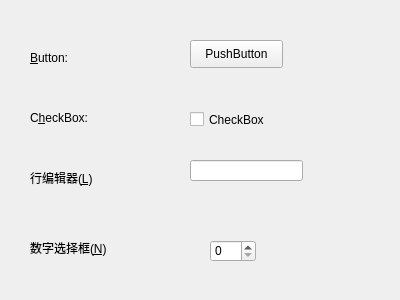
<?xml version="1.0" encoding="UTF-8"?>
<ui version="4.0">
 <class>MyWidget</class>
 <widget class="QWidget" name="MyWidget">
  <property name="geometry">
   <rect>
    <x>0</x>
    <y>0</y>
    <width>400</width>
    <height>300</height>
   </rect>
  </property>
  <property name="windowTitle">
   <string>MyWidget</string>
  </property>
  <widget class="QLabel" name="label">
   <property name="geometry">
    <rect>
     <x>30</x>
     <y>50</y>
     <width>72</width>
     <height>15</height>
    </rect>
   </property>
   <property name="text">
    <string>&amp;Button:</string>
   </property>
   <property name="buddy">
    <cstring>pushButton</cstring>
   </property>
  </widget>
  <widget class="QLabel" name="label_2">
   <property name="geometry">
    <rect>
     <x>30</x>
     <y>110</y>
     <width>72</width>
     <height>15</height>
    </rect>
   </property>
   <property name="text">
    <string>C&amp;heckBox:</string>
   </property>
   <property name="buddy">
    <cstring>checkBox</cstring>
   </property>
  </widget>
  <widget class="QLabel" name="label_3">
   <property name="geometry">
    <rect>
     <x>30</x>
     <y>170</y>
     <width>91</width>
     <height>16</height>
    </rect>
   </property>
   <property name="text">
    <string>行编辑器(&amp;L)</string>
   </property>
   <property name="buddy">
    <cstring>lineEdit</cstring>
   </property>
  </widget>
  <widget class="QLabel" name="label_4">
   <property name="geometry">
    <rect>
     <x>30</x>
     <y>240</y>
     <width>111</width>
     <height>16</height>
    </rect>
   </property>
   <property name="text">
    <string>数字选择框(&amp;N)</string>
   </property>
   <property name="buddy">
    <cstring>spinBox</cstring>
   </property>
  </widget>
  <widget class="QPushButton" name="pushButton">
   <property name="geometry">
    <rect>
     <x>190</x>
     <y>40</y>
     <width>93</width>
     <height>28</height>
    </rect>
   </property>
   <property name="text">
    <string>PushButton</string>
   </property>
  </widget>
  <widget class="QCheckBox" name="checkBox">
   <property name="geometry">
    <rect>
     <x>190</x>
     <y>110</y>
     <width>91</width>
     <height>19</height>
    </rect>
   </property>
   <property name="text">
    <string>CheckBox</string>
   </property>
  </widget>
  <widget class="QLineEdit" name="lineEdit">
   <property name="geometry">
    <rect>
     <x>190</x>
     <y>160</y>
     <width>113</width>
     <height>21</height>
    </rect>
   </property>
  </widget>
  <widget class="QSpinBox" name="spinBox">
   <property name="geometry">
    <rect>
     <x>210</x>
     <y>240</y>
     <width>46</width>
     <height>22</height>
    </rect>
   </property>
  </widget>
 </widget>
 <layoutdefault spacing="6" margin="11"/>
 <resources/>
 <connections/>
</ui>
